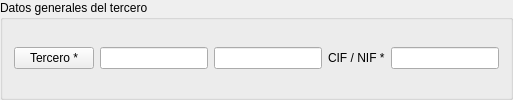
    <widget class="QGroupBox" name="groupBox">
     <property name="title">
      <string>Datos generales del tercero</string>
     </property>
     <layout class="QGridLayout" name="gridLayout_2">
      <item row="0" column="0">
       <widget class="DBChooseRecordButton" name="db_idtercero">
        <property name="text">
         <string>Tercero *</string>
        </property>
        <property name="fieldName">
         <string>idtercero</string>
        </property>
        <property name="dataEditable">
         <bool>true</bool>
        </property>
        <property name="replaceFields">
         <stringlist>
          <string>nombre;nombre</string>
          <string>cifnif;cifnif</string>
         </stringlist>
        </property>
        <property name="scriptExecuteAfterChoose">
         <string>terceroWasSelected</string>
        </property>
       </widget>
      </item>
      <item row="0" column="3">
       <widget class="QLabel" name="label_4">
        <property name="text">
         <string>CIF / NIF *</string>
        </property>
        <property name="buddy">
         <cstring>db_cifnif</cstring>
        </property>
       </widget>
      </item>
      <item row="0" column="4">
       <widget class="DBLineEdit" name="db_cifnif">
        <property name="minimumSize">
         <size>
          <width>0</width>
          <height>0</height>
         </size>
        </property>
        <property name="maximumSize">
         <size>
          <width>150</width>
          <height>16777215</height>
         </size>
        </property>
        <property name="toolTip">
         <string>Introduzca aquí el CIF o el NIF del tercero.</string>
        </property>
        <property name="statusTip">
         <string>Introduzca aquí el CIF o el NIF del tercero.</string>
        </property>
        <property name="whatsThis">
         <string>Introduzca aquí el CIF o el NIF del tercero. El formato del CIF debe ser: B0123567. El formato del NIF debe ser: 01234567M</string>
        </property>
        <property name="inputMask">
         <string>xxxxxxxxxx</string>
        </property>
        <property name="fieldName">
         <string>cifnif</string>
        </property>
        <property name="dataEditable">
         <bool>true</bool>
        </property>
       </widget>
      </item>
      <item row="0" column="2">
       <widget class="DBLineEdit" name="db_nombre">
        <property name="toolTip">
         <string>Se introduce aquí la razón social o nombre del tercero.</string>
        </property>
        <property name="statusTip">
         <string>Se introduce aquí la razón social o nombre del tercero.</string>
        </property>
        <property name="whatsThis">
         <string>Se introduce aquí la razón social o nombre del tercero.</string>
        </property>
        <property name="fieldName">
         <string>nombre</string>
        </property>
        <property name="dataEditable">
         <bool>true</bool>
        </property>
        <property name="autoComplete">
         <set>AlephERP::ValuesFromTableWithNoRelation</set>
        </property>
        <property name="autoCompleteTableName">
         <string>terceros</string>
        </property>
        <property name="autoCompleteColumn">
         <string>nombre</string>
        </property>
       </widget>
      </item>
      <item row="0" column="1">
       <widget class="DBLineEdit" name="db_terceros_codtercero">
        <property name="maximumSize">
         <size>
          <width>120</width>
          <height>16777215</height>
         </size>
        </property>
        <property name="fieldName">
         <string>idtercero</string>
        </property>
        <property name="autoComplete">
         <set>AlephERP::RestrictValueToItemFromList|AlephERP::UpdateOwnerFieldBean|AlephERP::ValuesFromRelation</set>
        </property>
        <property name="autoCompleteColumn">
         <string>codtercero</string>
        </property>
        <property name="autoCompletePopupSize">
         <size>
          <width>350</width>
          <height>0</height>
         </size>
        </property>
       </widget>
      </item>
     </layout>
    </widget>
